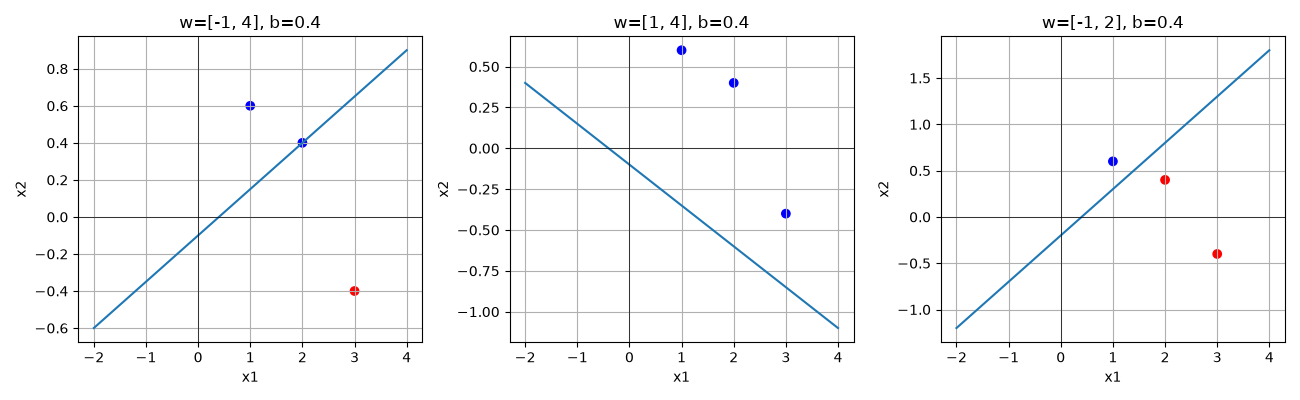

The script that saved this image:
import numpy as np
import matplotlib.pyplot as plt

X = np.array([[2, 0.4], [1, 0.6], [3, -0.4]])
configuracoes = [([-1, 4], 0.4), ([1, 4], 0.4), ([-1, 2], 0.4)]
x = np.linspace(-2, 4, 200)

fig, axs = plt.subplots(1, 3, figsize=(13, 4))

for ax, (pesos, bias) in zip(axs, configuracoes):
    w = np.array(pesos)
    escores = X @ w + bias
    y = (-w[0] * x - bias) / w[1]

    print(f"\nPesos={pesos}, viés={bias}")
    for i, escore in enumerate(escores, start=1):
        print(f"Ponto {i}: escore={escore:.1f}, classe={int(escore >= 0)}")

    ax.plot(x, y)
    ax.scatter(X[:, 0], X[:, 1],
               c=["blue" if escore >= 0 else "red" for escore in escores])
    ax.axhline(0, color="black", linewidth=0.5)
    ax.axvline(0, color="black", linewidth=0.5)
    ax.set_title(f"w={pesos}, b={bias}")
    ax.set_xlabel("x1")
    ax.set_ylabel("x2")
    ax.grid()

plt.tight_layout()
plt.savefig("efeito_dos_pesos.png")
print("\nGráfico salvo: efeito_dos_pesos.png")
